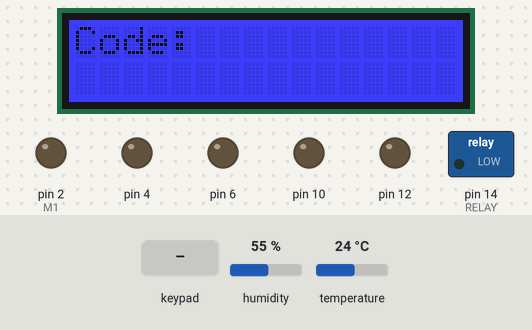
Simulated run of this sketch. Board: Arduino Uno, built with avr-gcc and run on an emulated ATmega328P. Parts: 16×2 character LCD, switched loads named in the sketch (green lamp = pin HIGH), output pins drawn as LEDs (lit = HIGH). The test bench sets the inputs (shaded band); at power-on: humidity 55 %, temperature 24 °C.

Above: at 1.2 s.
1.3 s: keypad keys 9 7 5 3 # pressed 0.4 s apart
At 3.4 s:
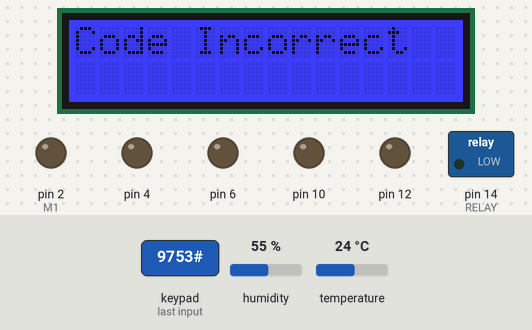
6.3 s: key '#' pressed
At 7.0 s:
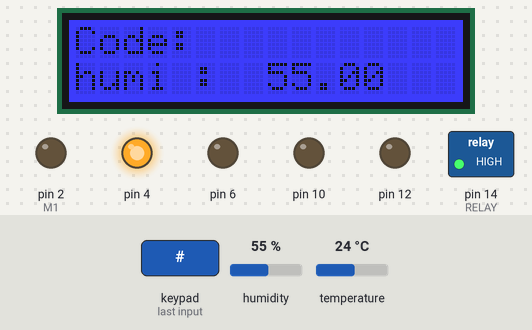
7.8 s: keypad keys 1 5 1 3 1 1 # pressed 0.4 s apart
At 9.9 s:
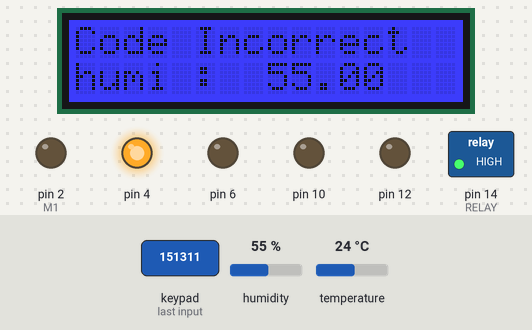
13.5 s: key '*' pressed
At 14.7 s:
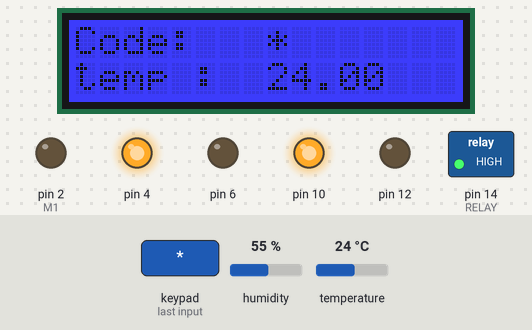
15.0 s: key '1' pressed
At 16.3 s:
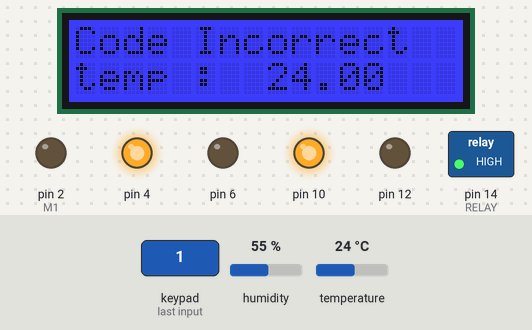
18.0 s: keypad keys 1 3 9 7 # pressed 0.4 s apart
At 21.6 s:
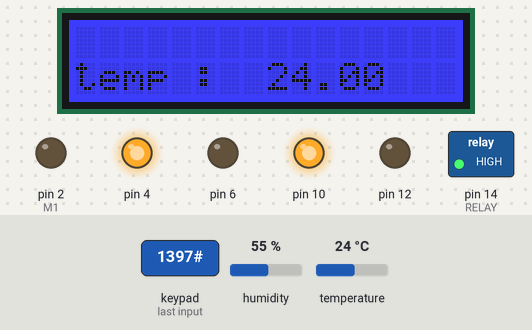
Timing chart, 0 to 23.1 s (numbered marks = the images above; inputs shaded):
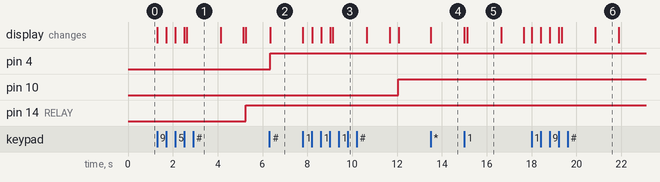

The sketch:

R_el.ino
```cpp
#include <LiquidCrystal.h>
#include <Keypad.h>
#include  <Wire.h>
#include  "rgb_lcd.h"
#include "DHT.h"
#define DHTPIN 8
#define DHTTYPE DHT22

rgb_lcd  lcd;

int etape;

//Partie Corentin
char Clavier[5];
int compteur = 0;
int N;
int M1 = 2;
int code;
const byte ROWS = 4;
const byte COLS = 3;
const int C3=11;
const int C2=13;
const int C1=15;
const int L4=3;
const int L3=5;
const int L2=7;
const int L1=9;
char keys[ROWS][COLS] = {
  {'1','2','3'},
  {'4','5','6'},
  {'7','8','9'},
  {'*','0','#'}
};
byte rowPins[ROWS] = { 9, 7, 5, 3};
byte colPins[COLS] = {15, 13, 11};
Keypad keypad = Keypad( makeKeymap(keys), rowPins, colPins, ROWS, COLS );
char key;

//Partie Alexis
DHT dht(DHTPIN, DHTTYPE);

//partie Jonathan
int RELAY = 14;
//int BUZZER = 4;
int dangercheck = 300;

void setup(){

   lcd.begin(16, 2);
   lcd.setRGB(0, 0, 255);

//Partie Corentin
 pinMode(M1, OUTPUT);

//Partie Alexis
dht.begin();

pinMode(4,OUTPUT);
pinMode(6,OUTPUT);
pinMode(10,OUTPUT);
pinMode(12,OUTPUT);

//Partie Jonathan
pinMode(RELAY, OUTPUT); // Relay

etape=1;
lcd.setCursor(0, 1);
lcd.print("                              ");
}

void loop(){
   Corentin();
}

//Jonathan
void Jonathan() {
      int sensorValue = analogRead(A2);

      lcd.setCursor(0, 1);
      lcd.print("fumee :");
      lcd.setCursor(8, 1);
      lcd.print(sensorValue);

      if(sensorValue > dangercheck) {
   JonathanAff(false);
      } else {
   JonathanAff(true);
      }
}

void JonathanAff(boolean etat) {
      if(etat == true) {
   digitalWrite(RELAY, LOW);
      } else {
   lcd.setCursor(0, 1);
   lcd.print("Fumee Detectee                             ");
   digitalWrite(RELAY, HIGH);
      }
 }

 //Alexis
 void AlexisHumi() {
   float humi = dht.readHumidity();

   if (humi>47.5) { digitalWrite(4,HIGH); }
   if (humi<45) { digitalWrite(4,LOW); }
   if (humi>35) { digitalWrite(6,LOW); }
   if (humi<32.5) { digitalWrite(6,HIGH); }

   lcd.setCursor(0, 1);
   lcd.print("humi :   ");
   lcd.setCursor(8, 1);
   lcd.print(humi);
 }

 void AlexisTemp() {
   float temp = dht.readTemperature();

   if (temp<25) { digitalWrite(10,HIGH); }
   if (temp>26) { digitalWrite(10,LOW); }
   if (temp>27) { digitalWrite(12,HIGH); }
   if (temp<25.5) { digitalWrite(12,LOW); }

   lcd.setCursor(0, 1);
   lcd.print("temp :    ");
   lcd.setCursor(8, 1);
   lcd.print(temp);
 }

 //Corentin
 void Corentin() {
   while(N != 4) {
      lcd.setCursor(0, 0);
      lcd.print("Code:");
      key = keypad.getKey();
      if (key){
   if(key != '#') {
      CorentinCheck();
   } else {
      if(etape == 3) {
         etape=0;
         lcd.setCursor(0, 1);
         lcd.print("                              ");
         AlexisTemp();
         return;
      }
      if(etape == 2) {
         etape=etape+1;
         lcd.setCursor(0, 1);
         lcd.print("                              ");
         AlexisHumi();
      }
      if(etape == 1) {
         etape=etape+1;
         lcd.setCursor(0, 1);
         lcd.print("                              ");
         Jonathan();
      }
      if(etape == 0) {
         etape=etape+1;
         lcd.setCursor(0, 1);
         lcd.print("                              ");
      }
   }
      }
   }
   lcd.setCursor(0, 0);
   if (code == 3894 ){
      lcd.print("Code Correct          ");
      digitalWrite(M1,HIGH);
      delay(5000);
      digitalWrite(M1,LOW);
      CorentinReset();
   }else{
      lcd.print("Code Incorrect         ");
      delay(1000);
      CorentinReset();
   }
 }

 void CorentinCheck() {
      Clavier[compteur++]= key;
      Clavier[compteur]= '\0';
      code= atoi(Clavier);
      lcd.setCursor(8, 0);
      lcd.print(key);
      delay(100);
      N=1+N;
 }

 void CorentinReset() {
   delay(500);
   lcd.setCursor(0, 0);
   lcd.print("              ");
   N=0;
   compteur =0;
   delay(1000);
   Corentin();
 }
```

Measured:
- after the input at 1.3 s, pin 14 (RELAY): LOW → HIGH after 3.9 s; the display: first changes at once (image 1 shows a later state)
- after the input at 6.3 s, pin 4: LOW → HIGH at once; the display: changes after 0.05 s (image 2)
- after the input at 7.8 s, pin 10: LOW → HIGH after 4.3 s; the display: first changes at once (image 3 shows a later state)
- after the input at 13.5 s, the display: changes at once (image 4)
- after the input at 15.0 s, the display: first changes at once (image 5 shows a later state)
- after the input at 18.0 s, the display: first changes at once (image 6 shows a later state)
- what the display in image 5 shows lasts 1.5 s, from 15.1 s to 16.6 s
